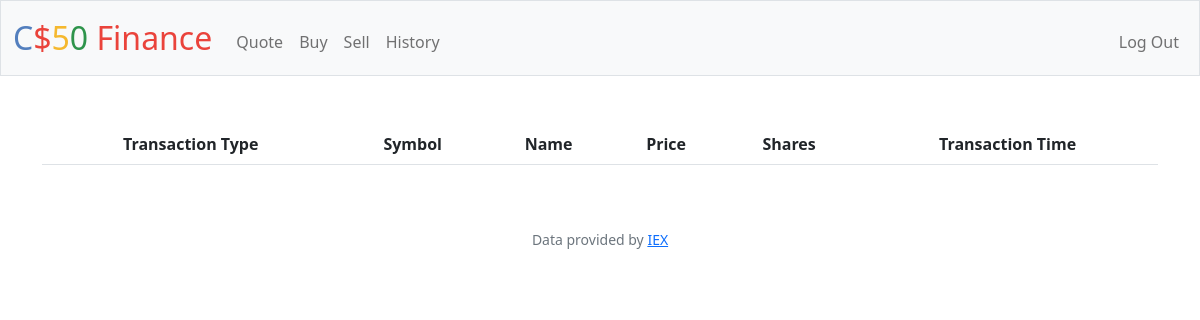
/history (signed in), run on an earlier commit of the app's database.
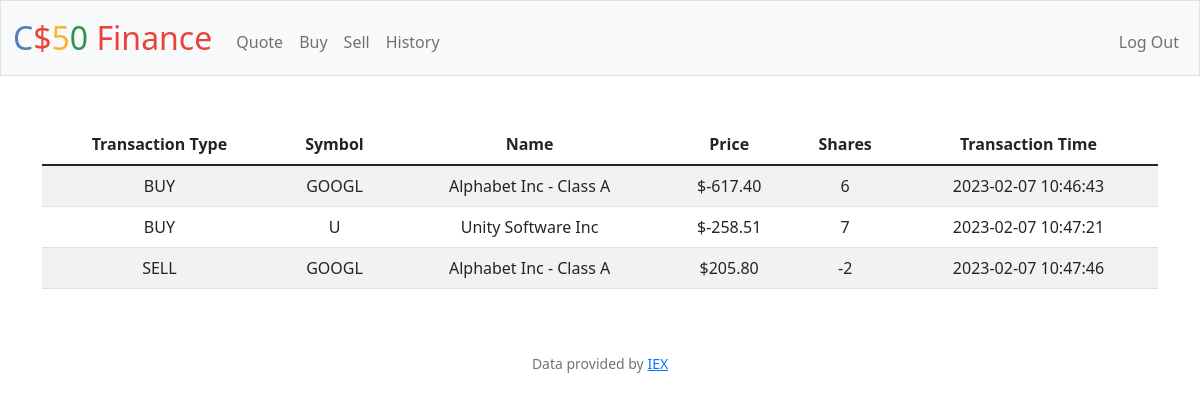
And on a later commit of the database.
### tables this page shows
CREATE TABLE trx(
id integer primary key autoincrement not null,
user_id integer not null,
symbol text not null,
shares integer not null,
price float not null,
trx_time DATETIME DEFAULT CURRENT_TIMESTAMP, name text after symbol, type text);

### app.py (the view)
@app.route("/history")
@login_required
def history():
    id = session["user_id"]
    history = db.execute("SELECT * FROM trx where user_id = ?", id)
    return render_template("history.html", history=history)

### app.py (called while the page is built)
@app.after_request
def after_request(response):
    response.headers["Cache-Control"] = "no-cache, no-store, must-revalidate"
    response.headers["Expires"] = 0
    response.headers["Pragma"] = "no-cache"
    return response

### helpers.py (called while the page is built)
def login_required(f):
    @wraps(f)
    def decorated_function(*args, **kwargs):
        if session.get("user_id") is None:
            return redirect("/login")
        return f(*args, **kwargs)
    return decorated_function

def usd(value):
    return f"${value:,.2f}"

### templates/history.html (shortened to what this page needs)
{% extends "layout.html" %}
{% block main %}
    <div class="container">
        <table class="table table-striped">
            <thead>
                <th>Transaction Type</th>
                <th>Symbol</th>
                <th>Name</th>
                <th>Price</th>
                <th>Shares</th>
                <th>Transaction Time</th>
            </thead>
            <tbody>
                {% for hist in history %}
                <tr>
                    <td>{{ hist["type"] }}</td>
                    <td>{{ hist["symbol"] }}</td>
                    <td>{{ hist["name"] }}</td>
                    <td>{{ hist["price"] | usd }}</td>
                    <td>{{ hist["shares"] }}</td>
                    <td>{{ hist["trx_time"] }}</td>
                </tr>
                {% endfor %}
            </tbody>
        </table>
    </div>
{% endblock %}

### templates/layout.html (shortened to what this page needs)
<!DOCTYPE html>
<html lang="en">
    <head>
        <link href="https://cdn.jsdelivr.net/npm/bootstrap@5.1.3/dist/css/bootstrap.min.css" rel="stylesheet">
        <link href="/static/styles.css" rel="stylesheet">
    </head>
    <body>
        <nav class="bg-light border navbar navbar-expand-md navbar-light">
            <div class="container-fluid">
                <a class="navbar-brand" href="/"><span class="blue">C</span><span class="red">$</span><span class="yellow">5</span><span class="green">0</span> <span class="red">Finance</span></a>
                <div class="collapse navbar-collapse" id="navbar">
                    {% if session["user_id"] %}
                        <ul class="navbar-nav me-auto mt-2">
                            <li class="nav-item"><a class="nav-link" href="/quote">Quote</a></li>
                            <li class="nav-item"><a class="nav-link" href="/buy">Buy</a></li>
                            <li class="nav-item"><a class="nav-link" href="/sell">Sell</a></li>
                            <li class="nav-item"><a class="nav-link" href="/history">History</a></li>
                        </ul>
                        <ul class="navbar-nav ms-auto mt-2">
                            <li class="nav-item"><a class="nav-link" href="/logout">Log Out</a></li>
                        </ul>
                    {% else %}
                        <ul class="navbar-nav ms-auto mt-2">
                            <li class="nav-item"><a class="nav-link" href="/register">Register</a></li>
                            <li class="nav-item"><a class="nav-link" href="/login">Log In</a></li>
                        </ul>
                    {% endif %}
                </div>
            </div>
        </nav>
        <main class="container-fluid py-5 text-center">
            {% block main %}{% endblock %}
        </main>
        <footer class="mb-5 small text-center text-muted">
            Data provided by <a href="https://iexcloud.io/">IEX</a>
        </footer>
    </body>
</html>

### static/styles.css (style rules this page uses)
nav .navbar-brand { font-size: xx-large; }
nav .navbar-brand .blue { color: #537fbe; }
nav .navbar-brand .red { color: #ea433b; }
nav .navbar-brand .yellow { color: #f5b82e; }
nav .navbar-brand .green { color: #2e944b; }

What changed in the data, as far as the page shows it:
added trx: type "BUY", symbol "GOOGL", name "Alphabet Inc - Class A", price "$-617.40", shares "6", trx_time "2023-02-07 10:46:43"
added trx: type "BUY", symbol "U", name "Unity Software Inc", price "$-258.51", shares "7", trx_time "2023-02-07 10:47:21"
added trx: type "SELL", symbol "GOOGL", name "Alphabet Inc - Class A", price "$205.80", shares "-2", trx_time "2023-02-07 10:47:46"
